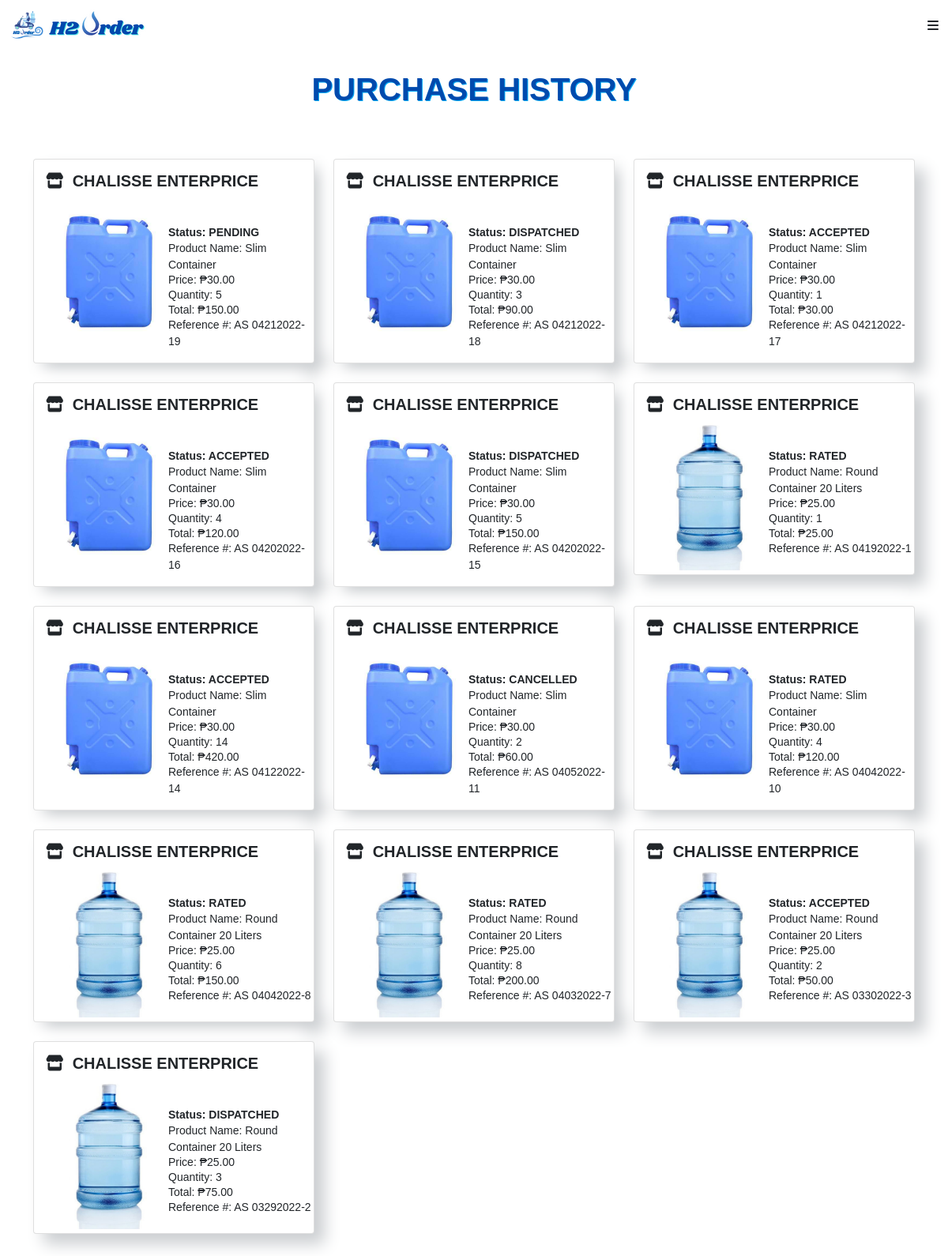
Screenshot of /customer/purchase_history.php (signed in) with the database file from the repository.
### tables this page shows
CREATE TABLE `orderlist` (
  `order_id` int(11) NOT NULL,
  `product_id` int(11) NOT NULL,
  `customer_id` int(11) NOT NULL,
  `merchant_id` int(11) NOT NULL,
  `deliveryman_id` int(11) DEFAULT NULL,
  `status` text NOT NULL,
  `quantity` text NOT NULL,
  `total` int(11) NOT NULL,
  `type` text,
  `photo` text,
  `receipt` varchar(255) NOT NULL,
  `receipt_status` varchar(255) NOT NULL,
  `date` timestamp NOT NULL DEFAULT CURRENT_TIMESTAMP
);

CREATE TABLE `merchant` (
  `merchant_id` int(11) NOT NULL,
  `username` varchar(255) NOT NULL,
  `password` varchar(255) NOT NULL,
  `business_name` varchar(255) NOT NULL,
  `owner` varchar(255) NOT NULL,
  `address` varchar(255) NOT NULL,
  `barangay` varchar(255) NOT NULL,
  `email` varchar(255) NOT NULL,
  `contact_number` varchar(255) NOT NULL,
  `image` varchar(255) NOT NULL,
  `latitude` varchar(255) NOT NULL,
  `longitude` varchar(255) NOT NULL,
  `opening` time NOT NULL,
  `closing` time NOT NULL,
  `status` varchar(255) NOT NULL
);

CREATE TABLE `product` (
  `product_id` int(11) NOT NULL,
  `merchant_id` int(11) NOT NULL,
  `product_name` varchar(255) NOT NULL,
  `product_type` varchar(255) NOT NULL,
  `price` int(11) NOT NULL,
  `image` varchar(255) NOT NULL,
  `description` varchar(255) NOT NULL
);

### customer/purchase_history.php (the view, shortened to what this page needs)
<?php
require '../connection.php';
?>
<!DOCTYPE html>
<html>
    <head>
        <link href="https://cdn.jsdelivr.net/npm/bootstrap@5.0.2/dist/css/bootstrap.min.css" rel="stylesheet">
    </head>
    <body  >
      <?php include 'navbar.php' ?>
      <center>
      <p class="text-center h1 fw-bold mb-3 mx-1 mx-md-4 mt-4"
      style="color:#004aad;text-shadow: 1px 1px #03a9f4;">PURCHASE HISTORY
      </p>
       </center>
<section >
  <div class="container py-5">
    <div class="row">
 <?php
      $queryy = $conn->query("SELECT product.product_id,product.image,product.product_name,product.product_type,
      product.price, product.merchant_id, orderlist.order_id, orderlist.quantity, orderlist.total ,orderlist.status, orderlist.type,
      orderlist.date, customer.firstname, customer.lastname, customer.customer_id, merchant.business_name,merchant.merchant_id
      FROM orderlist
      RIGHT JOIN product ON orderlist.product_id = product.product_id
      RIGHT JOIN customer ON orderlist.customer_id = customer.customer_id
      RIGHT JOIN merchant ON orderlist.merchant_id = merchant.merchant_id
      WHERE  orderlist.customer_id = '".$_SESSION['customer_id']."'
       ORDER BY orderlist.date DESC
  ") or die(mysqli_error());
      while($fetch = $queryy->fetch_array()){
?>
      <div class="col-md-12 col-lg-4 mb-4 mb-lg-0">
        <div class="card">
           <h5 style="font-weight: 550;margin-top: 15px; margin-left: 15px" >
            <i class="fas fa-store" style=""></i>
              &nbsp<?php echo $fetch['business_name']?>
            </h5>
          <img src = "../photo/<?php echo $fetch['image']?>" style="width: 190px;height: 190px; margin-bottom: 5px;" />
             <div>
                <table>
                  <tr>
                  <td valign="top" style="padding-left:20px;">
                    <div style=" margin-top:-160px; margin-left: 150px;">
                       <b><p style="font-size:14px;margin-top:-18px;">Status:  <?php echo  strtoupper($fetch['status'])?><p></b>
                      <p style="font-size:14px;margin-top:-17px;">Product Name: <?php echo $fetch['product_name']?><p>
                      <p style="font-size:14px;margin-top:-18px;">Price:  &#8369;<?php echo $fetch['price']?>.00<p>
                      <p style="font-size:14px;margin-top:-18px;">Quantity: <?php echo $fetch['quantity']?><p>
                     <p style="font-size:14px;margin-top:-18px;">Total: &#8369;<?php echo $fetch['quantity']* $fetch['price']?>.00<p>
                      <p style="font-size:14px;margin-top:-18px;">Reference #: AS <?php echo date("mdY-", strtotime($fetch['date']))?><?php echo $fetch['order_id']?> <p>
                    </div>
                 </td>
                </tr>
              </table>
          </div>
        </div><br>
      </div>
<?php
    }
  ?>
        </div>
      </div>
</section>
    </body>
</html>

### customer/navbar.php (style rules this page uses)
:root { --transition: all 0.7s ease; --yellow: #f9d342; --dark: #292826; }
* { box-sizing: border-box; padding: 0; margin: 0; font-family: "Poppins", sans-serif; }
html { scroll-behavior: smooth; }

### customer/purchase_history.php (style rules this page uses)
.card { box-shadow: 13px 13px 20px #cbced1, -13px -13px 20px #fff; }

### rows the page displays
orderlist: merchant.business_name "CHALISSE ENTERPRICE", product.image (picture), status "PENDING", product.product_name "Slim Container", product.price "30", quantity "5", $fetch['quantity']*$fetch['price'] "150", date "04212022-", order_id "19"
orderlist: merchant.business_name "CHALISSE ENTERPRICE", product.image (picture), status "DISPATCHED", product.product_name "Slim Container", product.price "30", quantity "3", $fetch['quantity']*$fetch['price'] "90", date "04212022-", order_id "18"
orderlist: merchant.business_name "CHALISSE ENTERPRICE", product.image (picture), status "ACCEPTED", product.product_name "Slim Container", product.price "30", quantity "1", $fetch['quantity']*$fetch['price'] "30", date "04212022-", order_id "17"
orderlist: merchant.business_name "CHALISSE ENTERPRICE", product.image (picture), status "ACCEPTED", product.product_name "Slim Container", product.price "30", quantity "4", $fetch['quantity']*$fetch['price'] "120", date "04202022-", order_id "16"
orderlist: merchant.business_name "CHALISSE ENTERPRICE", product.image (picture), status "DISPATCHED", product.product_name "Slim Container", product.price "30", quantity "5", $fetch['quantity']*$fetch['price'] "150", date "04202022-", order_id "15"
orderlist: merchant.business_name "CHALISSE ENTERPRICE", product.image (picture), status "RATED", product.product_name "Round Container 20 Liters", product.price "25", quantity "1", $fetch['quantity']*$fetch['price'] "25", date "04192022-", order_id "1"
orderlist: merchant.business_name "CHALISSE ENTERPRICE", product.image (picture), status "ACCEPTED", product.product_name "Slim Container", product.price "30", quantity "14", $fetch['quantity']*$fetch['price'] "420", date "04122022-", order_id "14"
orderlist: merchant.business_name "CHALISSE ENTERPRICE", product.image (picture), status "CANCELLED", product.product_name "Slim Container", product.price "30", quantity "2", $fetch['quantity']*$fetch['price'] "60", date "04052022-", order_id "11"
orderlist: merchant.business_name "CHALISSE ENTERPRICE", product.image (picture), status "RATED", product.product_name "Slim Container", product.price "30", quantity "4", $fetch['quantity']*$fetch['price'] "120", date "04042022-", order_id "10"
orderlist: merchant.business_name "CHALISSE ENTERPRICE", product.image (picture), status "RATED", product.product_name "Round Container 20 Liters", product.price "25", quantity "6", $fetch['quantity']*$fetch['price'] "150", date "04042022-", order_id "8"
orderlist: merchant.business_name "CHALISSE ENTERPRICE", product.image (picture), status "RATED", product.product_name "Round Container 20 Liters", product.price "25", quantity "8", $fetch['quantity']*$fetch['price'] "200", date "04032022-", order_id "7"
orderlist: merchant.business_name "CHALISSE ENTERPRICE", product.image (picture), status "ACCEPTED", product.product_name "Round Container 20 Liters", product.price "25", quantity "2", $fetch['quantity']*$fetch['price'] "50", date "03302022-", order_id "3"
orderlist: merchant.business_name "CHALISSE ENTERPRICE", product.image (picture), status "DISPATCHED", product.product_name "Round Container 20 Liters", product.price "25", quantity "3", $fetch['quantity']*$fetch['price'] "75", date "03292022-", order_id "2"
